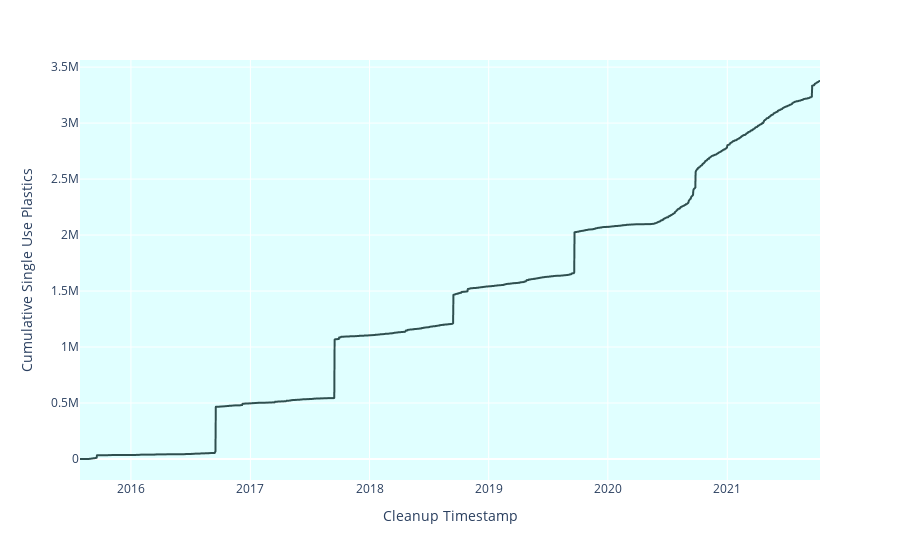

The code cell stored with this chart in its notebook:
### Code cell
#single use plastics
import pandas as pd
import numpy as np
from datetime import datetime
datag = pd.read_csv("Tides_and_Blue_Bucket_Data.csv")
datag['Cleanup Timestamp'] = pd.to_datetime(datag['Cleanup Date'], format="%Y-%m-%d %H:%M:%S")
dff = datag.groupby('Cleanup Timestamp').agg('sum')
dff.reset_index(level=0, inplace=True)
dff['Single Use Plastics'] = dff['Cigarette Butts'] + dff['Food Wrappers (candy, chips, etc.)'] + dff['Take Out/Away Containers (Plastic)'] + dff['Bottle Caps (Plastic)'] + dff['Lids (Plastic)'] + dff['Straws, Stirrers'] + dff['Beverage Bottles (Plastic)'] + dff['Grocery Bags (Plastic)'] + dff['Other Plastic Bags'] + dff['Cups, Plates (Plastic)'] + dff['Fishing Net & Pieces'] + dff['Fishing Line (1 yard/meter = 1 piece)'] + dff['6-Pack Holders'] + dff['Balloons'] + dff['Beverages Sachets'] + dff['Cigarette Lighters'] + dff['Tobacco Packaging/Wrap'] + dff['Diapers'] + dff['Tampons/Tampon Applicators'] + dff['Other Plastic/Foam Packaging'] + dff['Other Plastic Bottles (oil, bleach, etc.)'] + dff['Gloves & Masks (PPE)']
dff['Cumulative Single Use Plastics'] = dff['Single Use Plastics'].cumsum()
import plotly.express as px

figsup = px.line(dff, x="Cleanup Timestamp", y="Cumulative Single Use Plastics", color_discrete_sequence=['darkslategray'])

per_month = dff.set_index('Cleanup Timestamp').groupby(pd.Grouper(freq='M'))['Single Use Plastics'].sum()

x = per_month.index
y = per_month.values

dfg = pd.DataFrame({'Month': x, 'Single Use Plastics': y})

figsu = px.line(dfg, x='Month', y='Single Use Plastics', color_discrete_sequence=['darkslategray'])
figsu.update_layout(plot_bgcolor='lightcyan')
figsup.update_layout(plot_bgcolor='lightcyan')

### Figure 1 — Plotly figure (JSON) as saved in the notebook; plotly's stock layout.template omitted (floating-point values rounded to 4 significant figures; data arrays with more than 128 entries replaced by an {"elided": "..."} marker saying what was removed)
{"data": [{"hovertemplate": "Cleanup Timestamp=%{x}<br>Cumulative Single Use Plastics=%{y}<extra></extra>", "legendgroup": "", "line": {"color": "darkslategray", "dash": "solid"}, "marker": {"symbol": "circle"}, "mode": "lines", "name": "", "showlegend": false, "type": "scattergl", "x": {"elided": "1810 str values"}, "xaxis": "x", "y": {"elided": "1810 int values"}, "yaxis": "y"}], "layout": {"legend": {"tracegroupgap": 0}, "margin": {"t": 60}, "plot_bgcolor": "lightcyan", "xaxis": {"anchor": "y", "domain": [0, 1], "title": {"text": "Cleanup Timestamp"}}, "yaxis": {"anchor": "x", "domain": [0, 1], "title": {"text": "Cumulative Single Use Plastics"}}}}
